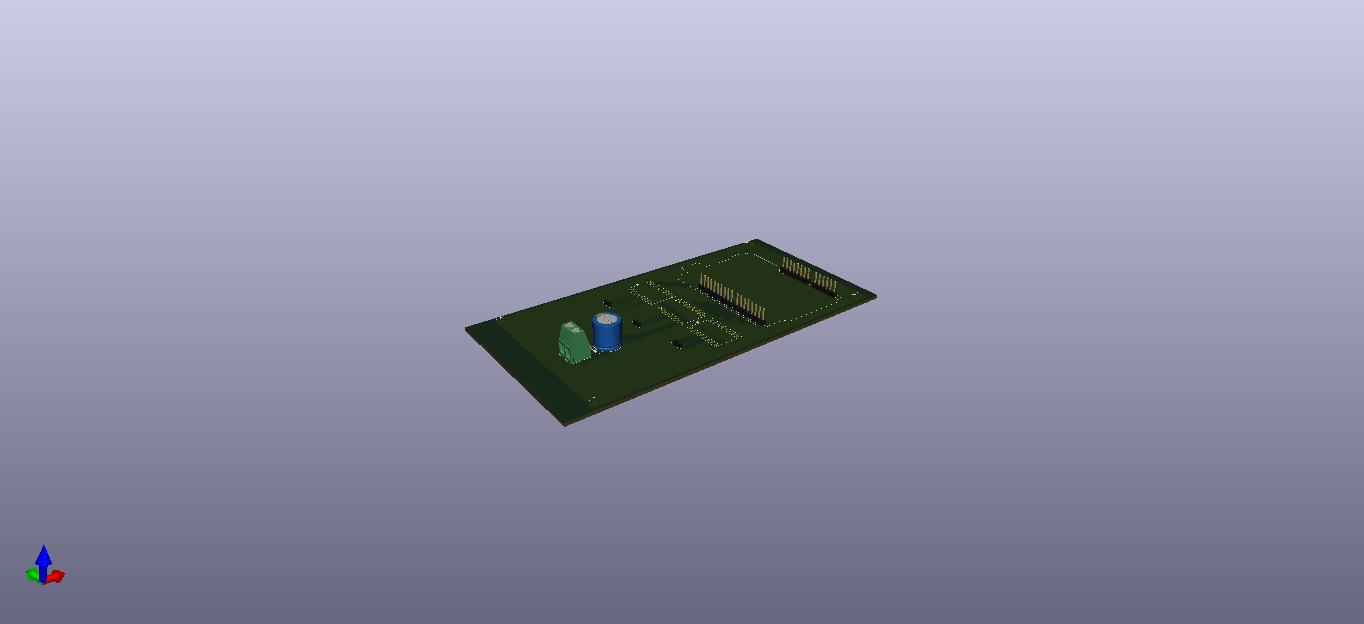
#> input picture PCB files/Original PCB files ( not manufactured )/pcb 3STEPPERS/3 STEPPERS/FILES/3 STEPPERS.jpg, 1364 x 624 px, given in place of the camera
$ python video_capture.py   (older library calls are emulated)
#> lines starting #> are read from the running program, lines starting #| are printed output that depends on the picture; after the words box and inside, x2 and y2 are one past the last pixel; in counts of white or black regions, pixels touching at a corner belong together
# Python program to explain cv2.imshow() method

# importing cv2


from scipy.spatial import distance as dist
import numpy as np
import cv2
from imutils import perspective
from imutils import contours
import imutils
#from serial import Serial
import serial
import time

if __name__ == '__main__':
 ser = serial.Serial('/dev/ttyACM0', 9600, timeout=1)     #Open port with baud rate

# capture frames from a camera
cap = cv2.VideoCapture(0)

pixelsPerMetric =3.139

def midpoint(ptA, ptB):
    return ((ptA[0] + ptB[0]) * 0.5, (ptA[1] + ptB[1]) * 0.5)

num=1


# loop runs if capturing has been initialized
while (1):

    # reads frames from a camera
    ret, frame = cap.read()
#> frame is the input picture: shape (624, 1364, 3); mean B, G, R 170.8, 148.7, 148.1

    # converting BGR to HSV

    # Reading same image in another
    # variable and converting to gray scale.
    gray = cv2.cvtColor(frame, cv2.COLOR_RGB2GRAY)
    gray = cv2.GaussianBlur(frame, (7, 7), 0)
#> gray: shape (624, 1364, 3)

    # canny fcn is used to detect the edges if the image has no edges it produce a
    # none image (black) , but if edges were detected in marks the edges with white color
    edges = cv2.Canny(gray, 0, 255)
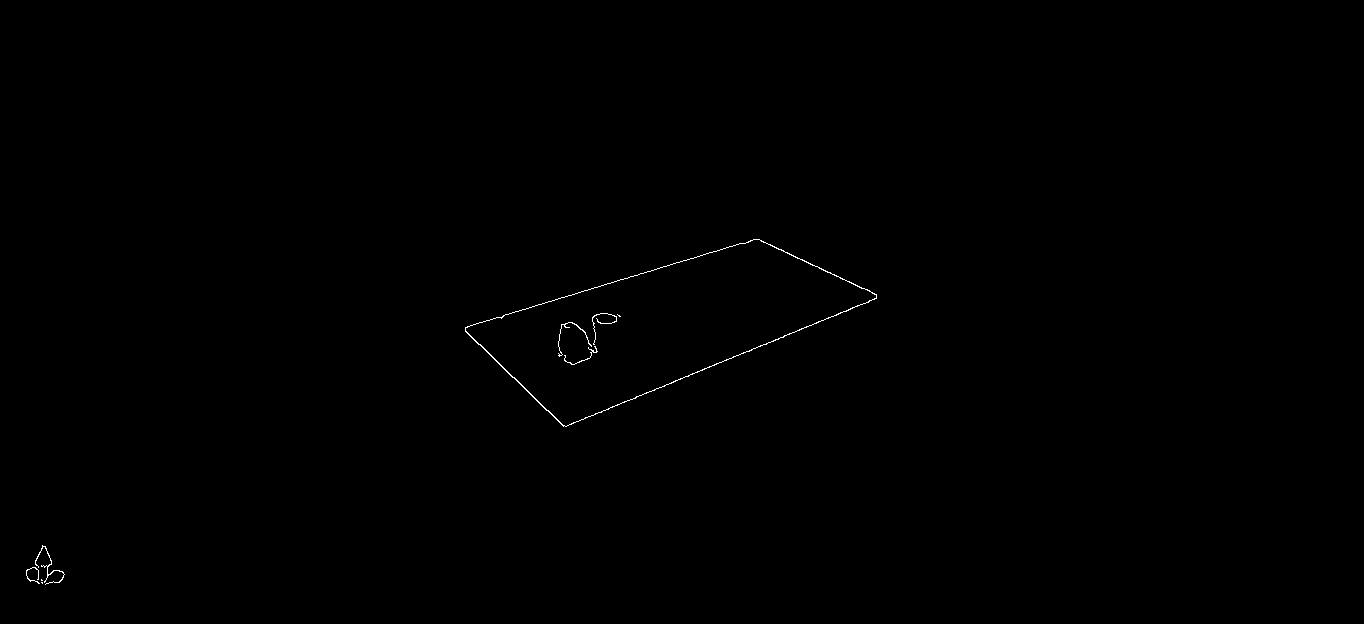
#> edges: shape (624, 1364); 0.17% white in thin lines or dots, all inside (x1, y1, x2, y2) = (26, 239, 877, 585)

    edges = cv2.dilate(edges, None, iterations=15)
#> edges: shape (624, 1364); 5.3% white; 2 white regions, box (x1, y1, x2, y2) and area: (450, 224, 892, 442) 41347, (11, 530, 80, 600) 4057
    edges = cv2.erode(edges, None, iterations=15)
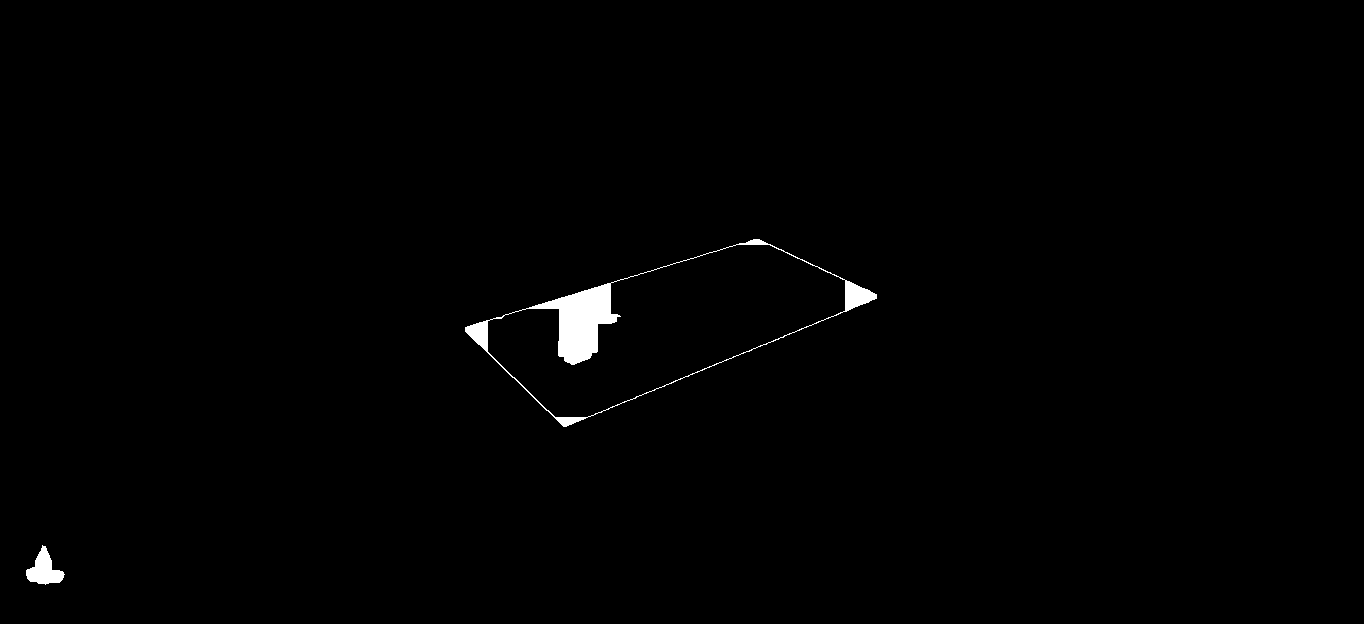
#> edges: shape (624, 1364); 0.73% white; 2 white regions, box (x1, y1, x2, y2) and area: (465, 239, 877, 427) 5467, (26, 545, 65, 585) 787

    # Display an original image
    cv2.imshow('Original', frame)  #uncomment to see the original window frame

    # discovers edges in the input image image and
    # marks them in the output map edges
    edges = cv2.Canny(frame, 100, 200)
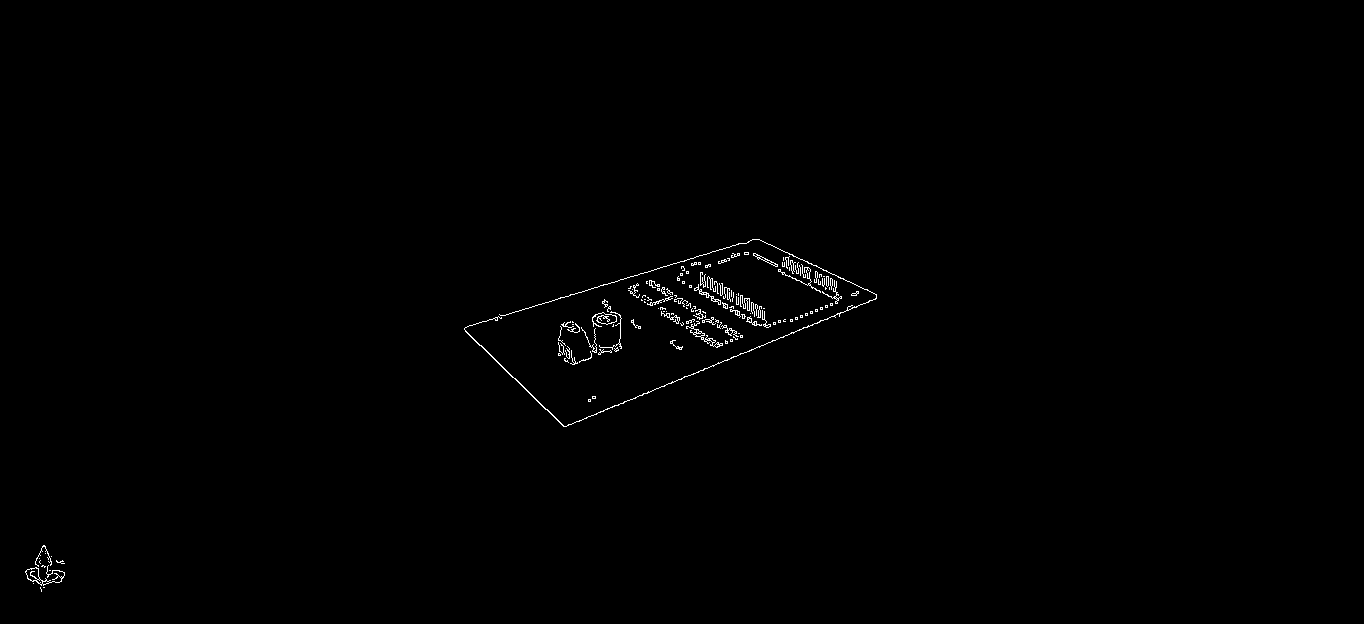
#> edges: shape (624, 1364); 0.47% white in thin lines or dots, all inside (x1, y1, x2, y2) = (25, 239, 877, 592)

    # Display edges in a frame
    cv2.imshow('Edges', edges)

    # image color check to see if edges exist after canny fcn
    if cv2.countNonZero(edges) == 0:
        print("Image has no edges")
    else:
        print("detected edges in the image")
        ser.write('q'.encode('utf-8'))
        time.sleep(1)
        # contourin the found edges
        (cnts, _) = cv2.findContours(edges.copy(), cv2.RETR_TREE, cv2.CHAIN_APPROX_SIMPLE)
#> cnts = 288 contours, 268 with area under 20; largest, box (x1, y1, x2, y2) and area: (25, 565, 65, 586) 193, (464, 239, 877, 427) 181, (25, 567, 40, 582) 126, (686, 321, 723, 348) 104, (694, 284, 721, 305) 66
        (cnts, _) = contours.sort_contours(cnts)

    count = 1
    # Going through every contours found in the image.
    for c in cnts:
        # if the contour is not sufficently large, ignore it
        if cv2.contourArea(c) < 100:
            continue

            # compute the rotated bounding box of the contour
        orig = frame.copy()
        box = cv2.minAreaRect(c)
        box = cv2.cv.BoxPoints(box) if imutils.is_cv2() else cv2.boxPoints(box)
        box = np.array(box, dtype="int")
        cv2.drawContours(orig, [box.astype("int")], -1, (0, 255, 0), 2)
        box = perspective.order_points(box)

        for (x, y) in box:
            cv2.circle(orig, (int(x), int(y)), 5, (0, 0, 255), -1)

        (tl, tr, br, bl) = box
        (tltrX, tltrY) = midpoint(tl, tr)
        (blbrX, blbrY) = midpoint(bl, br)

        (tlblX, tlblY) = midpoint(tl, bl)
        (trbrX, trbrY) = midpoint(tr, br)

        cv2.circle(orig, (int(tltrX), int(tltrY)), 5, (255, 0, 0), -1)
        cv2.circle(orig, (int(blbrX), int(blbrY)), 5, (255, 0, 0), -1)
        cv2.circle(orig, (int(tlblX), int(tlblY)), 5, (255, 0, 0), -1)
        cv2.circle(orig, (int(trbrX), int(trbrY)), 5, (255, 0, 0), -1)
        cv2.line(orig, (int(tltrX), int(tltrY)), (int(blbrX), int(blbrY)),
                     (255, 0, 255), 2)
        cv2.line(orig, (int(tlblX), int(tlblY)), (int(trbrX), int(trbrY)),
                     (255, 0, 255), 2)

        dA = dist.euclidean((tltrX, tltrY), (blbrX, blbrY))
        dB = dist.euclidean((tlblX, tlblY), (trbrX, trbrY))

        dimA = dA / pixelsPerMetric
        dimB = dB / pixelsPerMetric

        cv2.putText(orig, "D1 = {:.1f}mm".format(dimA),
                        (int(20), int(20)), cv2.FONT_HERSHEY_SIMPLEX,
                        0.65, (255, 100, 122), 2)
        cv2.putText(orig, "D2 = {:.1f}mm".format(dimB),
                        (int(20), int(50)), cv2.FONT_HERSHEY_SIMPLEX,
                        0.65, (255, 100, 122), 2)

        cv2.imwrite("frame%d.jpeg" %num,orig)  # save frame as JPEG file
        num += 1
#> this loop made 288 passes
#> c on passes 3, 6, 8: [[33, 583]], [[38, 579], [39, 578], [40, 579], [39, 580]], [[39, 558]]
#> pass 1, `cv2.imwrite("frame%d.jpeg" %num,orig)`:
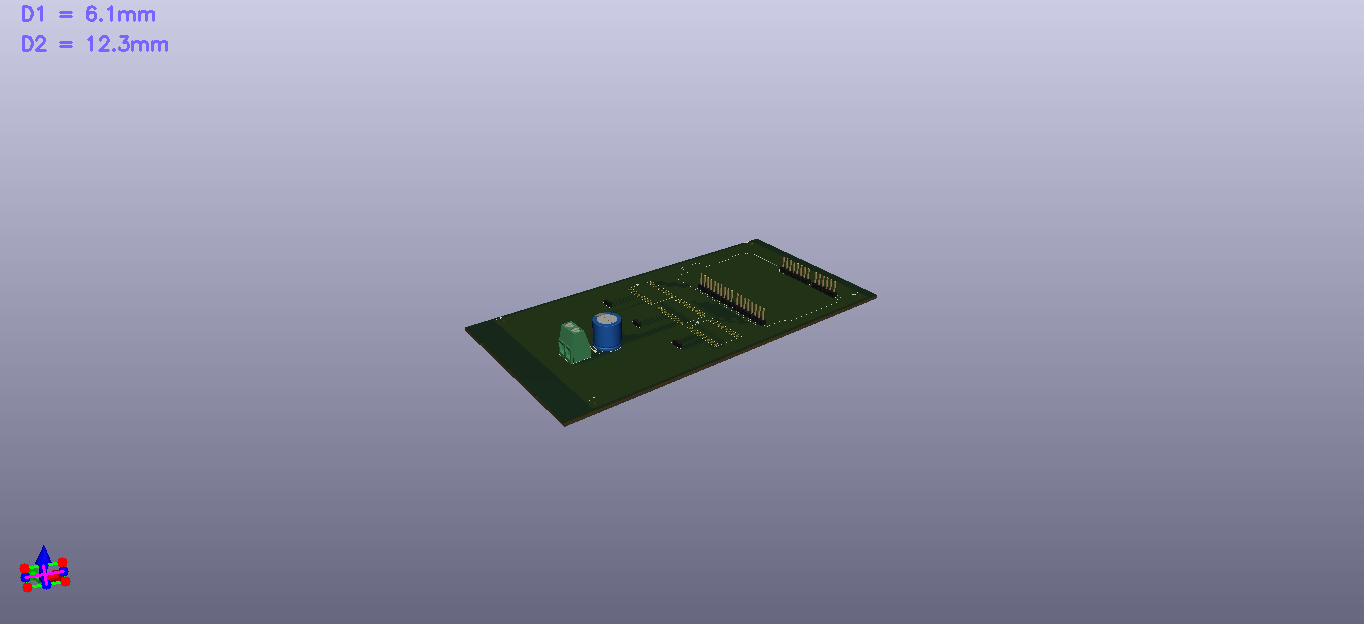
#> saved as frame1.jpeg: shape (624, 1364, 3); mean B, G, R 170.9, 148.5, 148
#> pass 2, `cv2.imwrite("frame%d.jpeg" %num,orig)`:
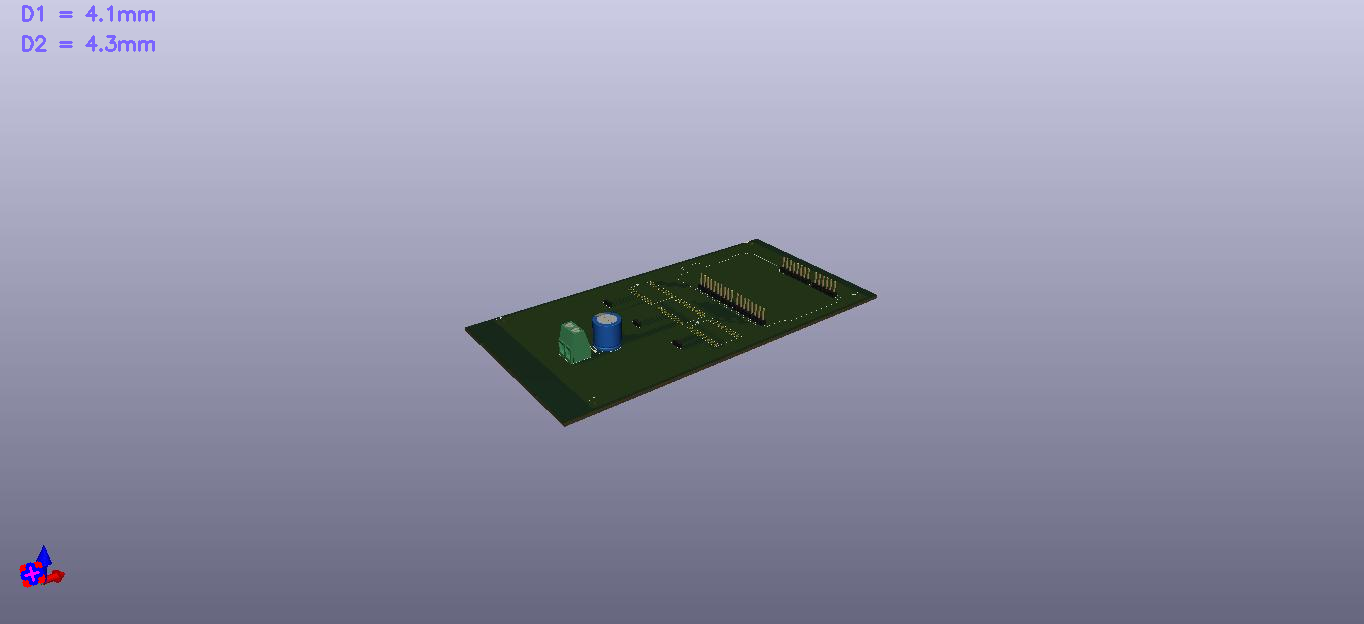
#> saved as frame2.jpeg: shape (624, 1364, 3); mean B, G, R 170.9, 148.5, 148
#> after the loop, num = 5
    k = cv2.waitKey(5) & 0xFF
#> (key Esc is pressed here)
    if k == 27:
        break  # exit if Escape is hit# press for Esc key to stop  or close the window

# Close the window
cap.release()

# De-allocate any associated memory usage
cv2.destroyAllWindows()
